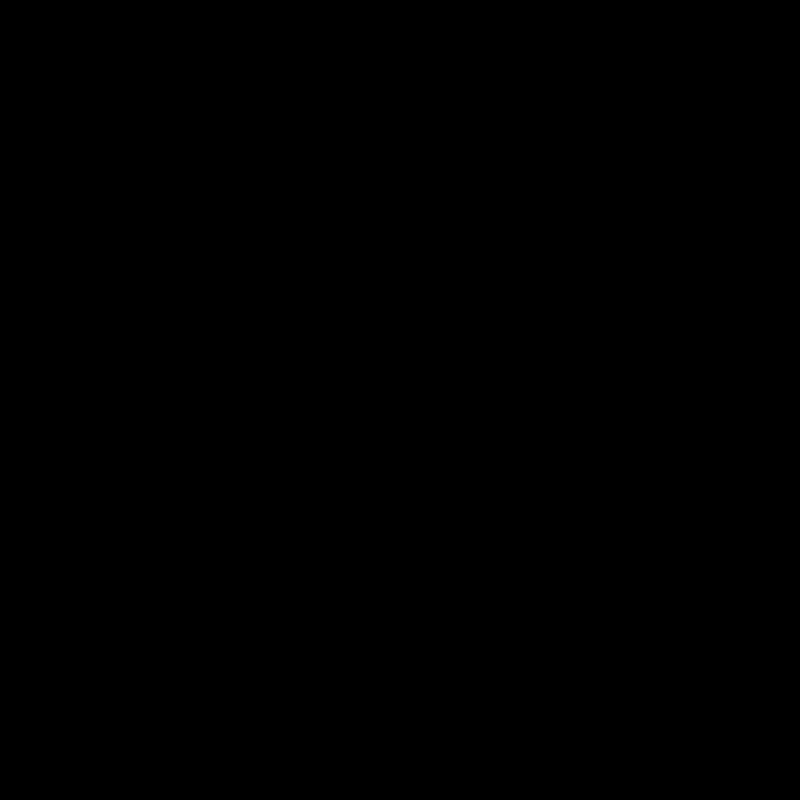
Frame 1 (no input)
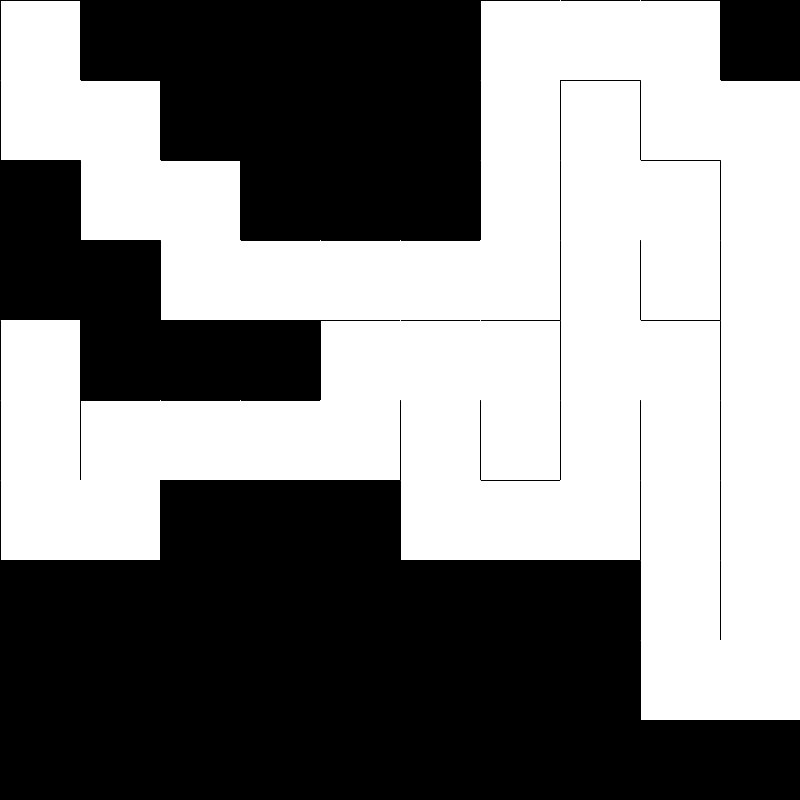
Frame 60 (the mouse pressed at the canvas centre just before this capture)
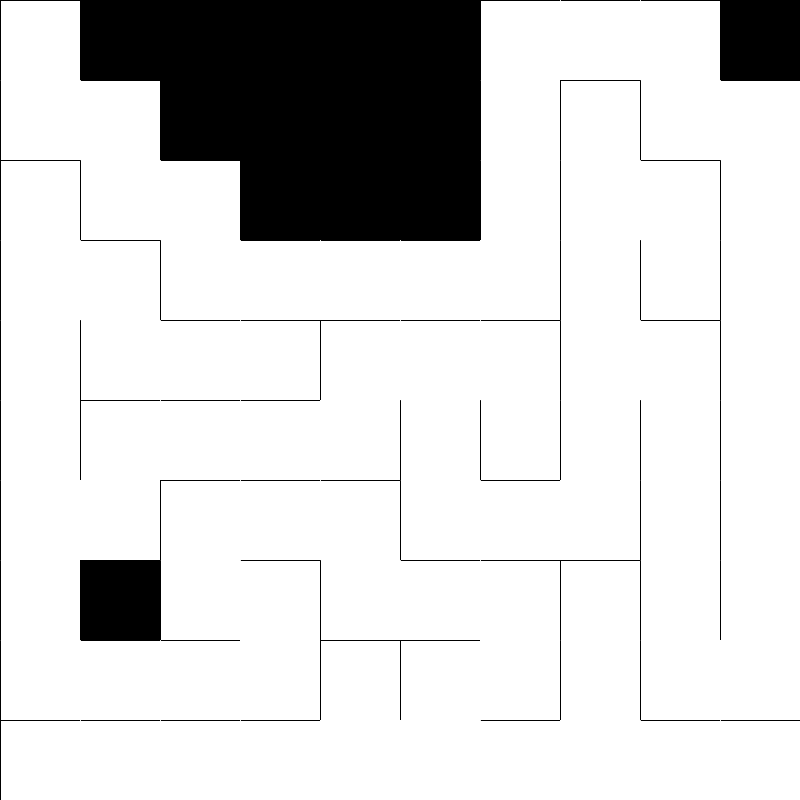
Frame 120 (the mouse held since frame 60 and released just before this capture)

The Processing sketch that drew these frames (run headless with seeded random() and noise(); from frame 60 on, the mouse is pressed at the canvas centre):

// Processing sketch: maze_generator
// ── maze_generator.pde

import java.util.*;
int cols=10;
int rows=cols;
Astar path;
cell[][] cells=new cell[cols][rows];
ArrayList<cell> stack=new ArrayList<cell>();
cell current;
void setup()
{
  size(800,800);
  for(int i=0;i<cols;i++)
  {
   for(int j=0;j<rows;j++)
    {
      cells[i][j]=new cell(i,j);
    }
  }
  current = cells[0][0];
  stack.add(current);
}
void draw()
{background(255);
boolean contin=false;
for(int i=0;i<cols;i++)
 {
for(int j=0;j<rows;j++)
{
 cells[i][j].draw();
 if(contin==false && cells[i][j].visited==false)
   contin=true;
}
 }
 if(contin==true)
 {
  current.visited=true;
  cell next=current.checkNeighbors();
  if(next!=current)
  {stack.add(next);
  current=next;
  }
  else
  {stack.remove(stack.size()-1);
  current=stack.get(stack.size()-1);
  }
 
 }
 if(contin==false)
 {
  path=new Astar(cells);
  path.display();
  noLoop();
 }
}

class cell
{
 boolean[] walls={true,true,true,true};// Top Right Bottom Left
 float x;
 float y;
 boolean visited;
 int scale;
 float g;
 float h,f;
 cell previous;
 List<cell> neighbours;
 cell(float i,float j)
 {
 visited=false;
 x=i;
 y=j;
 scale=width/cols;
 g=0;
 h=0;
 previous=null;
 f=g+h;
 neighbours=new ArrayList<cell>();
 }
 
 cell checkNeighbors()
 {
  ArrayList<cell> neighbours=new ArrayList<cell>();
  int[] index=new int[2];
  index[0]=int(this.x);
  index[1]=int(this.y-1);
  //top
  if(index[0]>=0 && index[1]>=0 && index[0]<rows && index[1]<cols && !cells[index[0]][index[1]].visited)
  {
    neighbours.add(cells[index[0]][index[1]]);
  }
  //right
  index[0]=int(this.x+1);
  index[1]=int(this.y);
  if(index[0]>=0 && index[1]>=0 && index[0]<rows && index[1]<cols && !cells[index[0]][index[1]].visited)
  {
    neighbours.add(cells[index[0]][index[1]]);
  }  
  //bottom
  index[0]=int(this.x);
  index[1]=int(this.y+1);  
  if(index[0]>=0 && index[1]>=0 && index[0]<rows && index[1]<cols && !cells[index[0]][index[1]].visited)
  {
    neighbours.add(cells[index[0]][index[1]]);
  }  
  //left
  index[0]=int(this.x-1);
  index[1]=int(this.y);  
  if(index[0]>=0 && index[1]>=0 && index[0]<rows && index[1]<cols && !cells[index[0]][index[1]].visited)
  {
    neighbours.add(cells[index[0]][index[1]]);
  }     
  if(neighbours.size()>0)
  {
    int sel=int(random(neighbours.size()));
    cell selected=neighbours.get(sel);
    if(int(selected.x-this.x)==0)
    {
     if(int(selected.y-this.y)==1)
     {this.walls[2]=false;
      selected.walls[0]=false;
     }
     else
     {
       this.walls[0]=false;
       selected.walls[2]=false;
     }
    }
    else if(selected.y-this.y==0)
    {
    if(int(selected.x-this.x)==1)
     {this.walls[1]=false;
      selected.walls[3]=false;
     }
     else
     {
       this.walls[3]=false;
       selected.walls[1]=false;
     }      
    }
    
    return  selected;
  }
  else
  {
   return cells[int(this.x)][int(this.y)]; 
  }
  
 }
 void draw()
 {
  noStroke();
  if(!this.visited)
  fill(0);
  else
  fill(255);
  rect(this.x*this.scale,this.y*this.scale,this.scale,this.scale);
  if(walls[0])
    stroke(0);
  else
    stroke(255);
  line(this.x*this.scale,this.y*this.scale,(this.x+1)*this.scale,this.y*this.scale);
  if(walls[1])
    stroke(0);
  else
    stroke(255);
  line((this.x+1)*this.scale,this.y*this.scale,(this.x+1)*this.scale,(this.y+1)*this.scale);
  if(walls[2])
    stroke(0);
  else
    stroke(255);  
  line((this.x+1)*this.scale,(this.y+1)*this.scale,this.x*this.scale,(this.y+1)*this.scale);
  if(walls[3])
    stroke(0);
  else
    stroke(255);  
  line(this.x*this.scale,(this.y+1)*this.scale,this.x*this.scale,this.y*this.scale);
 }
}
class Astar
{
 ArrayList<cell> OpenList;
 ArrayList<cell> ClosedList;
 int scale;
 cell[][] grid;
 Astar(cell[][] grid_)
 {
 grid=grid_;
 OpenList=new ArrayList<cell>();
 ClosedList=new ArrayList<cell>();
 OpenList.add(grid[0][0]);
 scale=width/cols;
 }
 void display()
 {
   for(int i=0;i<cols;i++)
   {for(int j=0;j<rows;j++)
   {
     this.grid[i][j].neighbours=this.neighbours(this.grid[i][j]);
   }}

  while(this.OpenList.size()>0 )
  { int q=0;
    for(int i=0;i<this.OpenList.size();i++)
    {
      if(this.OpenList.get(i).f<this.OpenList.get(q).f)
      {
        q=i;
      }
    }
     cell curr=this.OpenList.get(q);
     this.OpenList.remove(q);
     
     
     List<cell> neighbours=curr.neighbours;
     for(int i=0;i<neighbours.size();i++)
    {
     cell neighbour=neighbours.get(i);
     if(!this.isIn(neighbour,this.ClosedList))
     {
      float tempG=curr.g+1;
      boolean isNewPath=false;
      if(this.isIn(neighbour,this.OpenList))
      {
        if(tempG<neighbour.g)
        {neighbour.g=tempG;
        isNewPath=true;
        }}
        
        else{
          neighbour.g=tempG;
          isNewPath=true;
          this.OpenList.add(neighbour);
          
        }
        if(isNewPath)
        {
          neighbour.h=abs(cols-1-neighbour.x)+abs(cols-1-neighbour.y);
          neighbour.f=neighbour.g+neighbour.h;
          neighbour.previous=curr;
          
        }
      }
       
     }
     this.ClosedList.add(curr);
     
    }
  stroke(0);
  strokeWeight(4);
 cell temp=this.grid[cols-1][rows-1];
 while(temp.previous!=null)
 {
  line(temp.x*this.scale+this.scale/2,temp.y*this.scale+this.scale/2,temp.previous.x*this.scale+this.scale/2,temp.previous.y*this.scale+this.scale/2); 
  temp=temp.previous;
 }
 
  
 }
 boolean isIn(cell check,ArrayList<cell> in)
 {
  for(cell c:in)
  {
   if(c.x==check.x && c.y==check.y)
   {
     return true;
   }
  }
  return false;
 }
ArrayList<cell> neighbours(cell q)
{
  ArrayList<cell> neighbours=new ArrayList<cell>();
  int i=int(q.x);
  int j=int(q.y);
  cell current=this.grid[i][j];
  int indexi=0;
  int indexj=0;
  indexi=i+1;
  indexj=j;
  if(!(indexi<0 || indexi>cols-1 || indexj>cols-1 || indexj<0))
  {
    if(!current.walls[1])
      neighbours.add(this.grid[indexi][indexj]);
  }
  indexi=i;
  indexj=j+1;
  if(!(indexi<0 || indexi>cols-1 || indexj>cols-1 || indexj<0))
  {
    if(!current.walls[2])
      neighbours.add(this.grid[indexi][indexj]);
  }
  indexi=i-1;
  indexj=j;
  if(!(indexi<0 || indexi>cols-1 || indexj>cols-1 || indexj<0))
  {
    if(!current.walls[3])
      neighbours.add(this.grid[indexi][indexj]);
  }
  indexi=i;
  indexj=j-1;
  if(!(indexi<0 || indexi>cols-1 || indexj>cols-1 || indexj<0))
  {
    if(!current.walls[0])
      neighbours.add(this.grid[indexi][indexj]);
  }
  return neighbours;
  
}
}
